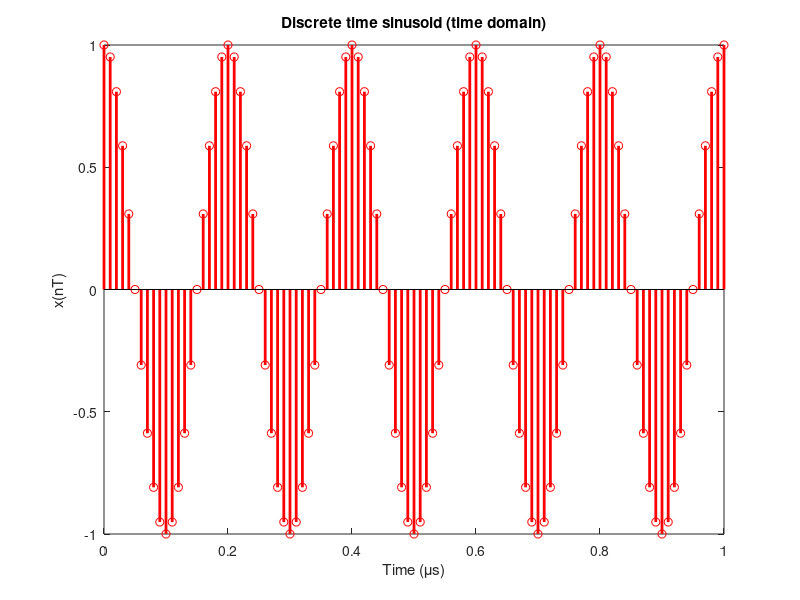
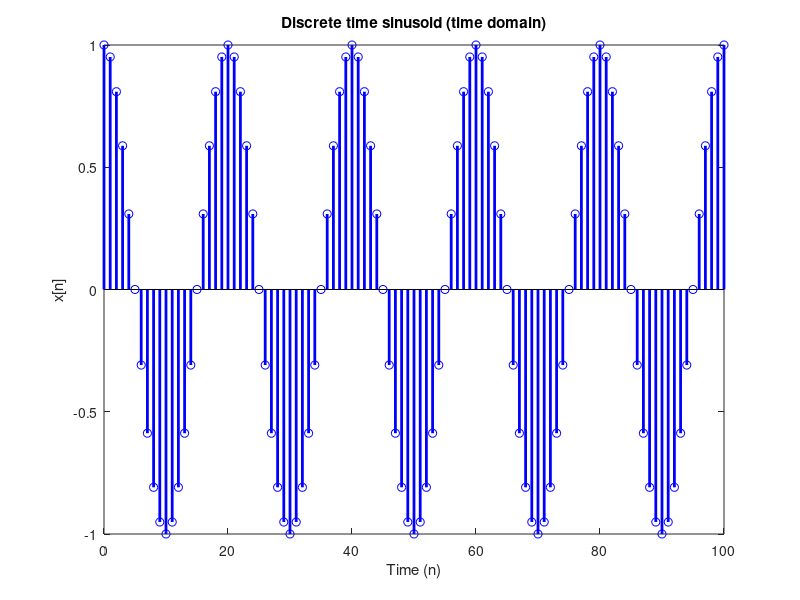
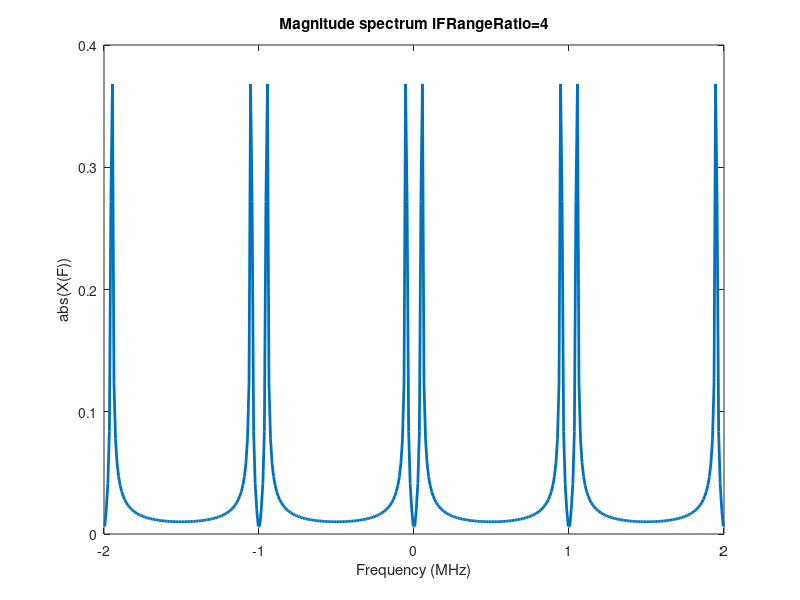
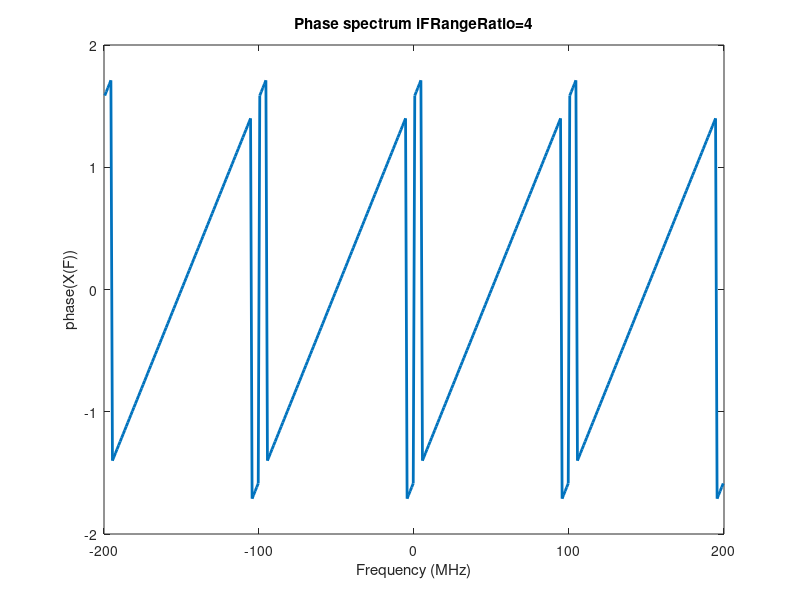

Write MATLAB code to recreate these figures, in order. (Note: this script raises an error after producing the figures.)
%
%   HW1 Preview
%	sample codes (Matlab script - Example of FT implementation)
%					(Not precise in mathematics)
%
%
%                                   Edited by Meng-Lin Li, 03/03/2016
%									Revised by Meng-Lin Li, 03/02/2017
%									Revised by Meng-Lin Li, 03/08/2018
%


% ---------- Generate sampled cosine/discrete-time sinusoid ----------
F0 = 5; % in MHz
Fs = 100; % sampling rate/sampling frequency, in MHz or Msamples/sec
T = 1/Fs;  % sampling interval in time
total_time = 1; % in us

t_axis = (0:T:total_time);  % time axis

% !!! Sampling in time 
iF0Ratio = 1;
F0 = F0*iF0Ratio;
x = cos(2*pi*F0*t_axis);  % sampled cosine/discrete time sinusoid ,time domain
Npoint = length(x);   % number of points in sampled cosine
iZeroPaddingRatio = 1;
x = [ x zeros(1,Npoint*(iZeroPaddingRatio-1))]; % x with zero padding
Npoint = length(x);
t_axis = (0:(Npoint-1))*T; % update the time axis

figure
stem(t_axis, x,'r','linewidth',2);
xlabel('Time (\mus)');
ylabel('x(nT)');
title('Discrete time sinusoid (time domain)');

figure
stem(0:1:Npoint-1, x,'b', 'linewidth', 2);
xlabel('Time (n)')
ylabel('x[n]');
title('Discrete time sinusoid (time domain)')


% ---------- Fourier transform - Analysis ----------

% !!! Sampling in frequency
iFNpointRatio = 1;
Npoint1 = Npoint*iFNpointRatio; % number of sampling points in frequency domain
dF = Fs/Npoint1; % sampling interval in frequency

% !!! Observed frequency range, Check working frequency range (i.e., fundamental frequency range) for this CTFT codes
iFRangeRatio = 4;
Npoint2 = Npoint1*iFRangeRatio;
F_axis = ((1:1:Npoint2)-(Npoint2+1)/2)*dF;
X = zeros(1,length(F_axis));

% implementatoin of X(f) = summation x(ti)*exp(-j*2*pi*f*ti)*dt 
%(Not very precise in mathematics)
% !!! Vectorization, can be found at the provided Matlab_FTandPlot_VectorizedNoLoop_demo.m
for iFreq = 1:length(F_axis),
    iFreq
   for iTime = 1:length(t_axis),
       X(iFreq) = X(iFreq) + x(iTime)*exp(-sqrt(-1)*2*pi*F_axis(iFreq)*t_axis(iTime))*T; % what if t_axis is not starting from time = 0?
   end
end

mag_X = abs(X);   % magnitude
pha_X = angle(X); % phase

figure
plot(F_axis/Fs, mag_X,'linewidth',2);
xlabel('Frequency (MHz)');
ylabel('abs(X(F))')
title('Magnitude spectrum iFRangeRatio=4')

figure
plot(F_axis, pha_X,'linewidth',2);
xlabel('Frequency (MHz)');
ylabel('phase(X(F))')
title('Phase spectrum iFRangeRatio=4')


% --------------------
load ECG % ECG: ECG signal, Fs: sampling rate in Hz







